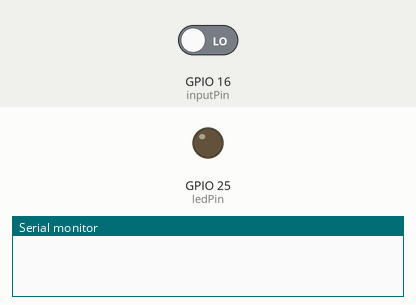
This sketch was run on a simulated ESP32. On the bench: output pins drawn as LEDs (lit = HIGH), the last lines printed to the serial monitor. The inputs (shaded band) are chosen by the test bench; at power-on: GPIO 16 (inputPin) LOW.

Above: at 1.2 s.
1.3 s: GPIO 16 (inputPin) driven HIGH
At 2.3 s:
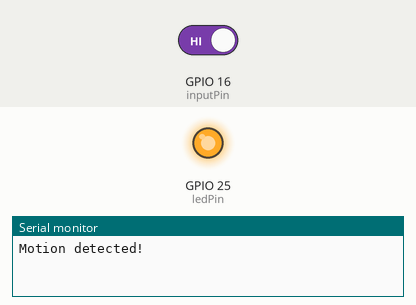
2.8 s: GPIO 16 (inputPin) driven LOW
At 3.5 s:
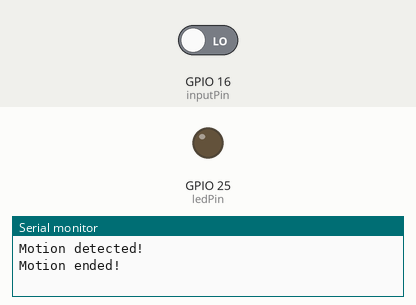
Timing chart, 0 to 5.8 s (numbered marks = the images above; inputs shaded):
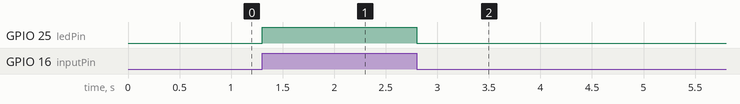

The sketch:

PIR_MOTION_SENSOR.ino
```cpp
int ledPin = 25;                // choose the pin for the LED
int inputPin = 16;               // choose the input pin (for PIR sensor)
int pirState = LOW;             // we start, assuming no motion detected
int val = 0;                    // variable for reading the pin status

void setup() {
  pinMode(ledPin, OUTPUT);      // declare LED as output
  pinMode(inputPin, INPUT);     // declare sensor as input

  Serial.begin(9600);
}

void loop(){
  val = digitalRead(inputPin);  // read input value

  if (val == HIGH)	// check if the input is HIGH
  {
    digitalWrite(ledPin, HIGH);  // turn LED ON

    if (pirState == LOW)
	{
      Serial.println("Motion detected!");	// print on output change
      pirState = HIGH;
    }
  }
  else
  {
    digitalWrite(ledPin, LOW); // turn LED OFF

    if (pirState == HIGH)
	{
      Serial.println("Motion ended!");	// print on output change
      pirState = LOW;
    }
  }
}
```

Measured:
- after the input at 1.3 s, GPIO 25 (ledPin): LOW → HIGH at once
- after the input at 2.8 s, GPIO 25 (ledPin): HIGH → LOW at once
